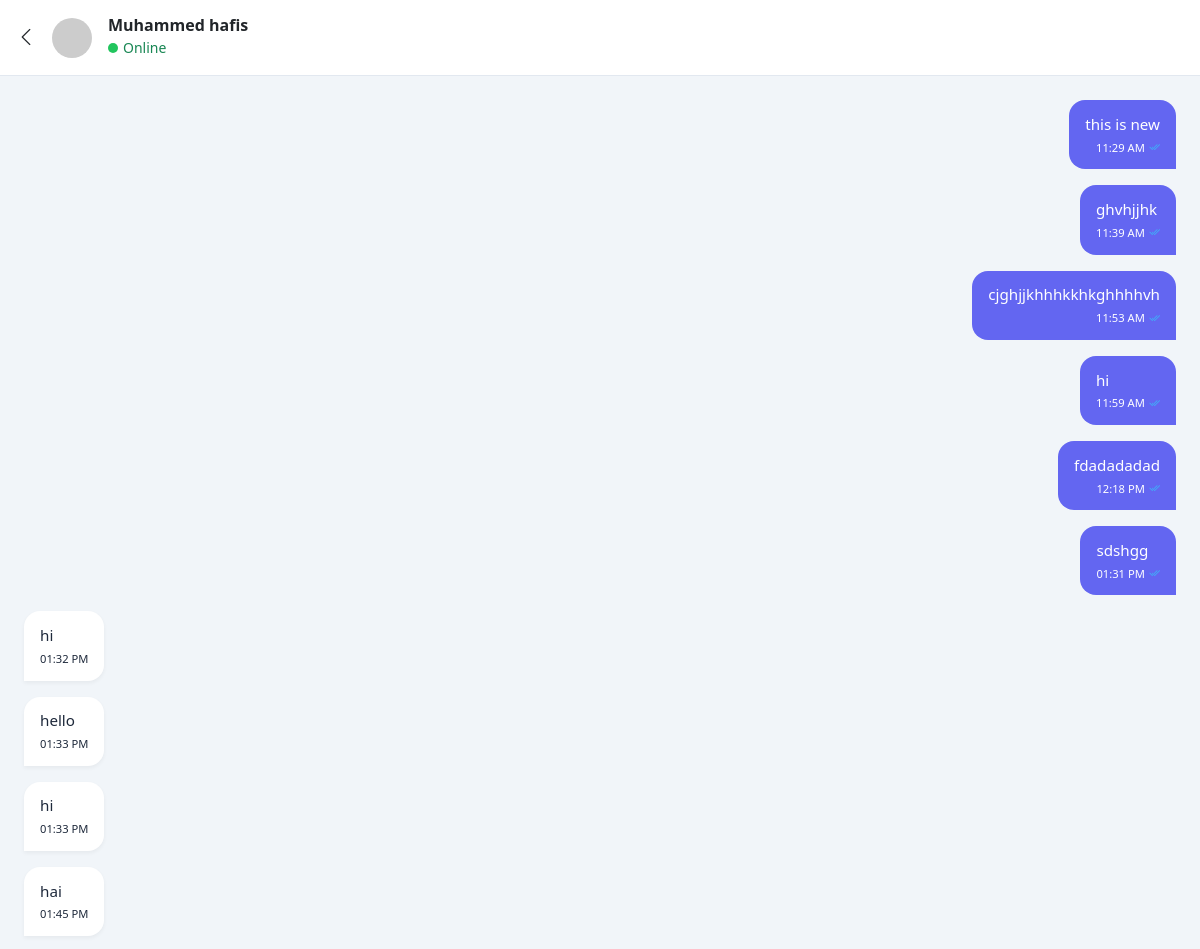
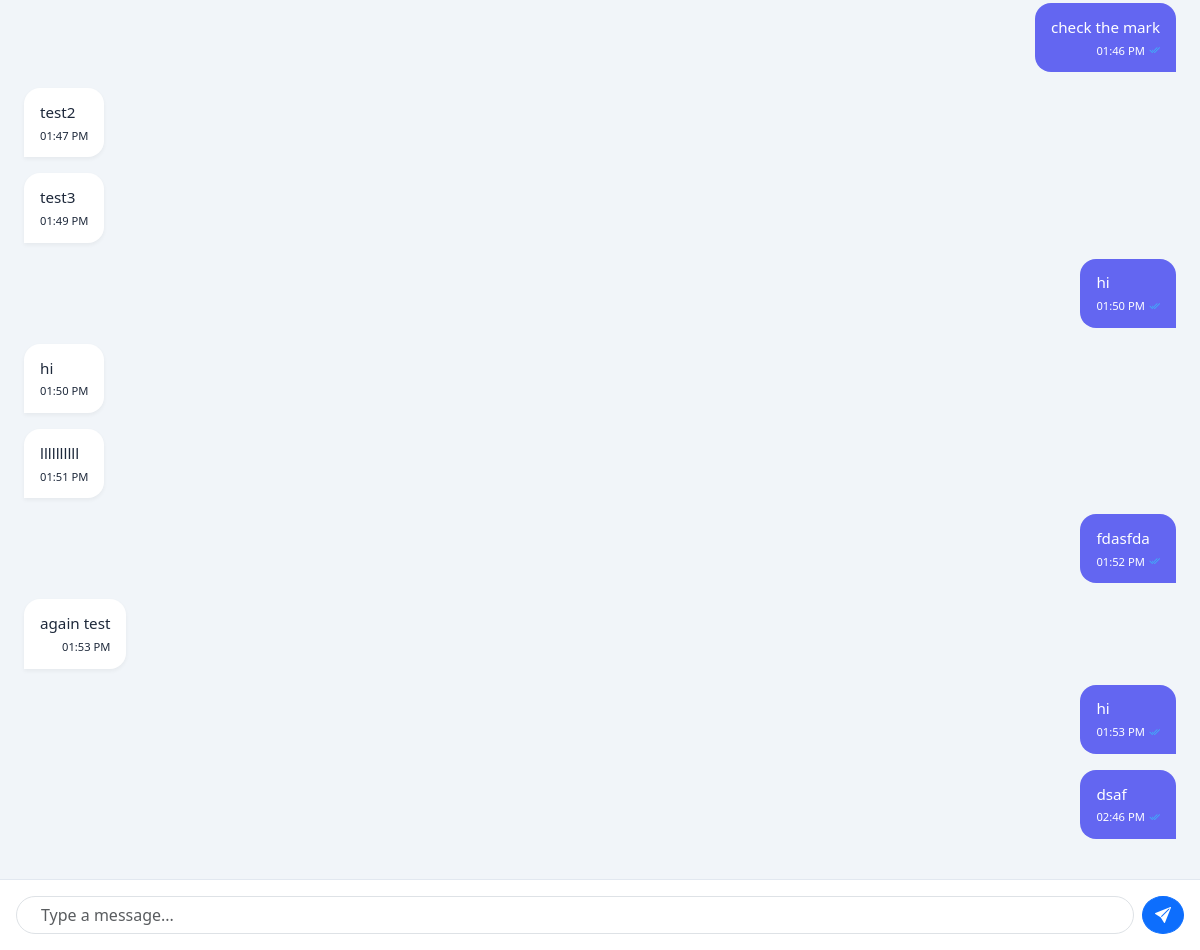
The app's page /chat/chat-room/hafis/ (signed in) with its own data (2 pictures, top to bottom).
### users/models.py (models this page shows, shortened)
class User(AbstractUser):
    email = models.EmailField(unique=True)
    is_online = models.BooleanField(default=False)
    last_seen = models.DateTimeField(default=timezone.now)

### chat/models.py (models this page shows, shortened)
class Message(models.Model):
    chat_room = models.ForeignKey(ChatRoom, related_name='messages', on_delete=models.CASCADE)
    sender = models.ForeignKey(User, related_name="sent_messages", on_delete=models.CASCADE)
    content = models.TextField()
    timestamp = models.DateTimeField(auto_now_add=True)
    is_read = models.BooleanField(default=False)

### chat/views.py (the view)
# urls.py: path('chat-room/<str:username>/', views.ChatView.as_view(), name='chat_room'),
class ChatView(LoginRequiredMixin, View):
    def get(self, request, username):
        other_user = User.objects.get(username=username)
        chat_room = get_or_create_chat_room(
            request.user, other_user
        )
        queryset = chat_room.messages.order_by('-timestamp')[:20]
        messages = list(reversed(queryset))
        chat_room.messages.filter(
            sender=other_user,
            is_read=False
        ).update(is_read=True)
        oldest_message_id = messages[0].id if messages else None
        return render(request, 'chat.html', {
            'chat_room': chat_room,
            'messages': messages,
            'other_user': other_user,
            'today': localtime(now()).date(),
            'oldest_message_id': oldest_message_id
        })

### chat/utils.py (called while the page is built)
def get_or_create_chat_room(user1, user2):
    chat_rooms = ChatRoom.objects.annotate(
        num_users=Count('chat_users')
    ).filter(
        num_users=2,
        chat_users=user1
        ).filter(
            chat_users=user2
        )
    if chat_rooms.exists():
        return chat_rooms.first()
    chat_room = ChatRoom.objects.create()
    chat_room.chat_users.add(user1, user2)
    return chat_room

### chat/templates/chat.html (shortened to what this page needs)
{% extends "base.html" %}
{% load static %}
{% block extra_css %}
    <link rel="stylesheet" href="https://cdn.jsdelivr.net/npm/bootstrap-icons@1.11.0/font/bootstrap-icons.css">
{% endblock %}
{% block content %}
    <div class="chat-header">
        <div class="d-flex align-items-center gap-3">
            <a href="{% url 'user_list' %}" class="text-dark"><i class="bi bi-chevron-left fs-5"></i></a>
            <img src="https://ui-avatars.com/api/?name=Sarah+Jenkins&background=random" class="rounded-circle" width="40">
            <div>
                <h6 class="mb-0 fw-bold">
                    {% if other_user.first_name and other_user.last_name %}
                        {{ other_user.first_name}} {{other_user.last_name}}
                    {% else %}
                        {{ other_user.username}}
                    {% endif%}
                </h6>
                <small class="text-success"><span class="online-dot"></span>Online</small>
            </div>
        </div>
    </div>
    <div class="messages-container" id="chat-box">
        {% for message in messages%}
        <div class="message-bubble
        {% if message.sender == request.user %}
        sent
        {% else %}
        received
        {% endif %}">
            {{ message.content }}
            <div class="info">
                {% if message.timestamp.date == today %}
                    {{ message.timestamp|date:"h:i A" }}
                {% else %}
                    {{ message.timestamp|date:"d M Y, h:i A" }}
                {% endif %}
                {% if message.sender == request.user %}
                    <i class="bi
                        {% if message.is_read %}
                            bi-check2-all read
                        {% else %}
                            bi-check2 unread
                        {% endif %}
                        "
                        id="tick-{{ message.id }}">
                    </i>
                {% endif %}
            </div>
        </div>
        {% endfor %}
    </div>
    <div class="typing" id="typing-indicator"></div>
    <div class="input-area">
    <form id="chat-form" class="d-flex gap-2">
        <input type="text" id="msg-input" class="form-control rounded-pill px-4"
               placeholder="Type a message...">
        <button type="submit" class="btn btn-primary rounded-circle">
            <i class="bi bi-send-fill"></i>
        </button>
    </form>
</div>
{% endblock %}

### templates/base.html (shortened to what this page needs)
<!DOCTYPE html>
<html lang="en">
<head>
    <link href="https://cdn.jsdelivr.net/npm/bootstrap@5.3.8/dist/css/bootstrap.min.css" rel="stylesheet">
    {% block extra_css %}{% endblock %}
</head>
<body>
    {% block content%}
    {% endblock %}
</body>
</html>

### chat/templates/chat.html (style rules this page uses)
body { background-color: #f1f5f9; height: 100vh; display: flex; flex-direction: column; overflow: hidden; }
.chat-header { background: white; padding: 1rem; border-bottom: 1px solid #e2e8f0; display: flex; align-items: center; justify-content: space-between; }
.messages-container { flex: 1; overflow-y: auto; padding: 1.5rem; display: flex; flex-direction: column; gap: 1rem; }
.message-bubble { max-width: 75%; padding: 0.8rem 1rem; border-radius: 1rem; position: relative; font-size: 0.95rem; }
.sent { align-self: flex-end; background: #6366f1; color: white; border-bottom-right-radius: 0; }
.received { align-self: flex-start; background: white; color: #1e293b; border-bottom-left-radius: 0; box-shadow: 0 2px 4px rgba(0,0,0,0.05); }
.info { font-size: 0.7rem; margin-top: 4px; display: flex; align-items: center; justify-content: flex-end; gap: 4px; }
.read { color: #38bdf8; }
.typing { font-size: 0.8rem; color: #64748b; padding: 0.5rem 1.5rem; font-style: italic; }
.input-area { background: white; padding: 1rem; border-top: 1px solid #e2e8f0; }
.online-dot { width: 10px; height: 10px; background: #22c55e; border-radius: 50%; display: inline-block; margin-right: 5px; }

### records on screen
User: first_name "Muhammed", last_name "hafis"
Message: content "this is new", timestamp "11:29 AM", is_read True (drawn)
Message: content "ghvhjjhk", timestamp "11:39 AM", is_read True (drawn)
Message: content "cjghjjkhhhkkhkghhhhvh", timestamp "11:53 AM", is_read True (drawn)
Message: content "hi", timestamp "11:59 AM", is_read True (drawn)
Message: content "fdadadadad", timestamp "12:18 PM", is_read True (drawn)
Message: content "sdshgg", timestamp "01:31 PM", is_read True (drawn)
Message: content "hi", timestamp "01:32 PM"
Message: content "hello", timestamp "01:33 PM"
Message: content "hi", timestamp "01:33 PM"
Message: content "hai", timestamp "01:45 PM"
Message: content "check the mark", timestamp "01:46 PM", is_read True (drawn)
Message: content "test2", timestamp "01:47 PM"
Message: content "test3", timestamp "01:49 PM"
Message: content "hi", timestamp "01:50 PM", is_read True (drawn)
Message: content "hi", timestamp "01:50 PM"
Message: content "llllllllll", timestamp "01:51 PM"
Message: content "fdasfda", timestamp "01:52 PM", is_read True (drawn)
Message: content "again test", timestamp "01:53 PM"
Message: content "hi", timestamp "01:53 PM", is_read True (drawn)
Message: content "dsaf", timestamp "02:46 PM", is_read True (drawn)
